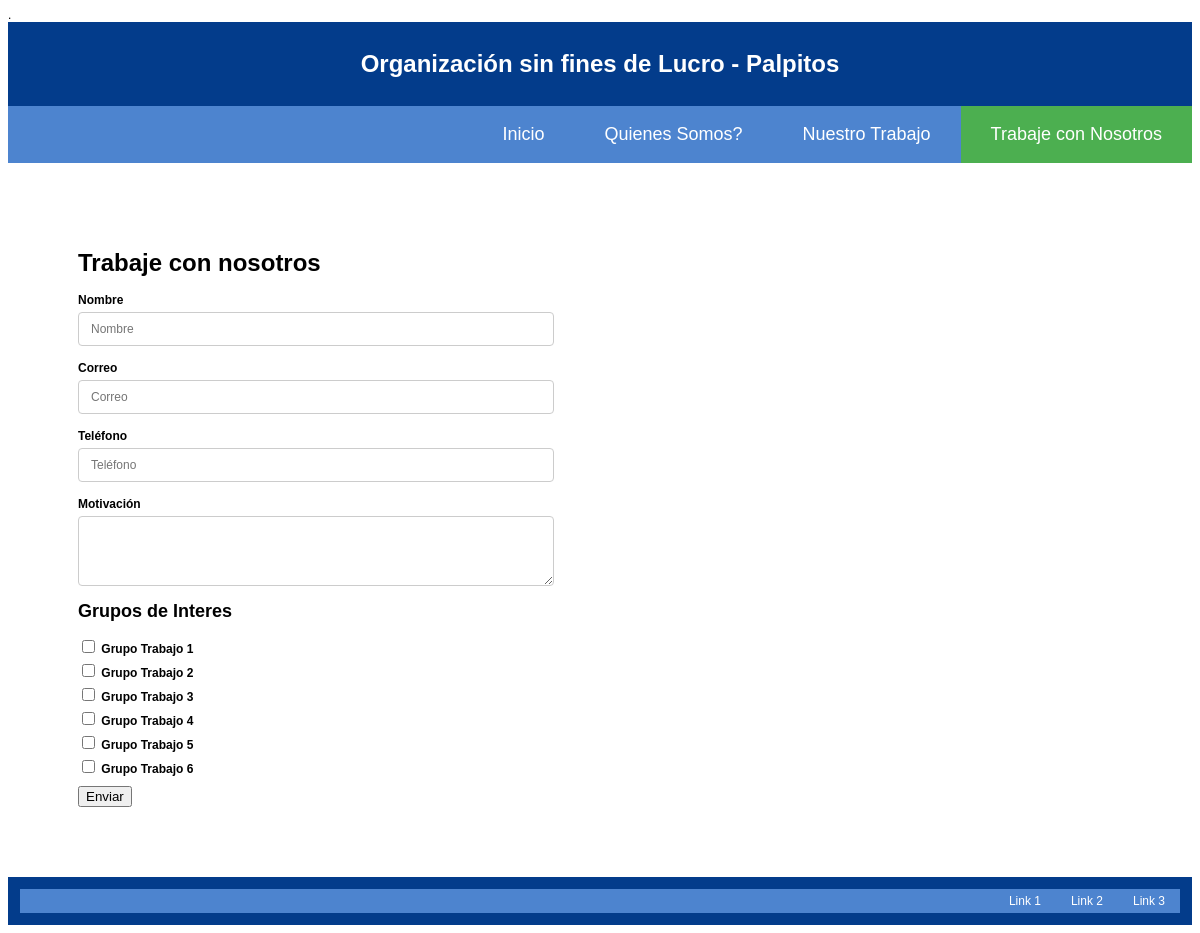
Page /nosotros.php on the committed database.
### tables this page shows
CREATE TABLE `content` (
  `id` int(10) unsigned NOT NULL AUTO_INCREMENT,
  `key` varchar(32) NOT NULL,
  `content` blob NOT NULL,
  PRIMARY KEY (`id`)
);

CREATE TABLE `groups` (
  `id` int(10) unsigned NOT NULL AUTO_INCREMENT,
  `name` varchar(32) NOT NULL,
  `summary` blob NOT NULL,
  PRIMARY KEY (`id`)
);

### app/Startup.php (called while the page is built, shortened)
<?php
class DB
{
  private static $db;
  private $conn;
  public static function getInstance()
  {
    if (!DB::$db)
    {
      DB::$db = new DB();
    }
    return DB::$db;
  }
  private function openConnection()
  {
    $this->conn = @mysqli_init();
  }
  private function processParams($statement, $params)
  {
    if (is_array($params))
    {
      foreach ($params as $key=>$value)
      {
        $statement = str_replace("{".$key."}", @mysqli_escape_string($this->conn, $value), $statement);
      }
    }
    return $statement;
  }
  public function getData($statement, $params = array(), $single = false)
  {
    $statement = $this->processParams($statement, $params);
    $result = @mysqli_query($this->conn, "call $statement;");
    $data = array();
    if ($single)
    {
      $data = @mysqli_fetch_assoc($result);
    }
    else
    {
      for (; $currentRow = @mysqli_fetch_assoc($result);)
      {
        $data[] = $currentRow;
      }
    }
    return $data;
  }
}

### nosotros.php (the view, shortened to what this page needs)
<?php
$contactActive = "active";
require_once 'header.php';
?>
<div class="row">
    <h1>Trabaje con nosotros</h1>
    <div class="form">
    <form>
        <div class="form-group">
            <label for="name">Nombre</label>
            <input type="text" class="form-control" id="name" placeholder="Nombre">
        </div>
        <div class="form-group">
            <label for="email">Correo</label>
            <input type="email" class="form-control" id="email" placeholder="Correo">
        </div>
        <div class="form-group">
            <label for="phone">Teléfono</label>
            <input type="phone" class="form-control" id="phone" placeholder="Teléfono">
        </div>
        <div class="form-group">
            <label for="motivacion">Motivación</label>
            <textarea class="form-control" rows="4" id="motivacion"></textarea>
        </div>
        <div class="checkbox">
        <h2>Grupos de Interes</h2>
        <?php
        $groups = $db->getData("groups()");
        foreach ($groups as $group)
        {
          ?>
            <label>
                <input type="checkbox" id="groups"> <?php echo $group['name'] ?>
            </label>
          <?php
        }
        ?>
        </div>
        <button type="submit" onclick="validate()">Enviar</button>
    </form>
    </div>
</div>
<?php
require_once 'footer.php';
?>

### header.php (shortened to what this page needs)
<?php
require_once ('app/Startup.php');
$db = DB::getInstance();
$data = $db->getData("content('{key}')", array('key'=>'name'), true);
$name = $data['content'];
?>
<!DOCTYPE html PUBLIC "-//W3C//DTD XHTML 1.0 Transitional//EN" "http://www.w3.org/TR/xhtml1/DTD/xhtml1-transitional.dtd">
<html xmlns="http://www.w3.org/1999/xhtml">
<head>
    <link rel="stylesheet" type="text/css" href="css.css">.
</head>
<body>
<div class="container">
    <header>
        <h1><?php echo $name; ?></h1>
    </header>
    <div class="topnav">
        <a class="<?php echo $contactActive ?>"  href="nosotros.php">Trabaje con Nosotros</a>
        <a class="<?php echo $workActive ?>"  href="trabajo.php">Nuestro Trabajo</a>
        <a class="<?php echo $usActive ?>"  href="quienes.php">Quienes Somos?</a>
        <a class="<?php echo $indexActive ?>"  href="index.php">Inicio</a>
    </div>

### css.css (style rules this page uses)
body { font-family:Arial, Helvetica, sans-serif; font-size:12px; }
div.container { width: 100%; }
header, footer { padding: 1em; color: white; background-color: #033c8b; clear: left; text-align: center; }
h1 { display: block; font-size: 2em; -webkit-margin-before: 0.67em; -webkit-margin-after: 0.67em; -webkit-margin-start: 0px; -webkit-margin-end: 0px; font-weight: bold; }
.row { padding: 70px; }
.topnav { overflow: hidden; background-color: #4d84cf; }
.topnav a { float: right; display: block; color: #fff; text-align: center; padding: 18px 30px; text-decoration: none; font-size: 18px; }
.topnav a.active { background-color: #4CAF50; color: white; }
form { display: block; margin-top: 0em; }
label { display: inline-block; max-width: 100%; margin-bottom: 5px; font-weight: 700; }
.form-group { margin-bottom: 15px; }
.form { margin: 0 auto; }
.form-control { display: block; width: 450px; height: 20px; padding: 6px 12px; font-size: 12px; color: #555; background-color: #fff; border: 1px solid #ccc; border-radius: 4px; }
.checkbox { display: block; margin: 10px 0; }
.checkbox label { width: 146px; display: list-item; text-decoration: none; list-style: none; }
textarea.form-control { height: auto; }

### rows in the picture
content: content "Organización sin fines de Lucro - Palpitos"
groups: name "Grupo Trabajo 1"
groups: name "Grupo Trabajo 2"
groups: name "Grupo Trabajo 3"
groups: name "Grupo Trabajo 4"
groups: name "Grupo Trabajo 5"
groups: name "Grupo Trabajo 6"
